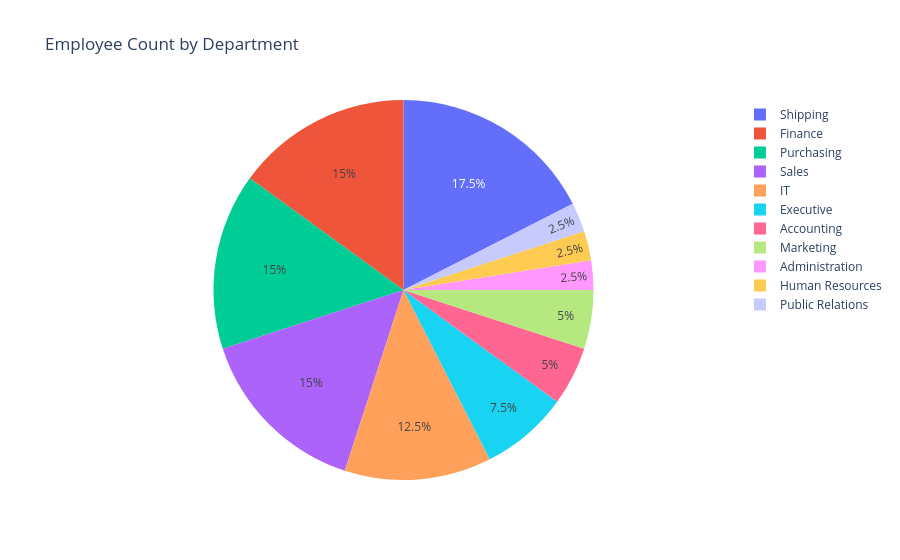

Write notebook code for a chart like this one.
### Code cell
fig = px.pie(
    df_employee_count.to_pandas(),
    names="department",
    values="employee_count",
    title="Employee Count by Department",
)
fig.show()

### Figure 1 — Plotly figure (JSON) as saved in the notebook; plotly's stock layout.template omitted (floating-point values rounded to 4 significant figures)
{"data": [{"domain": {"x": [0, 1], "y": [0, 1]}, "hovertemplate": "department=%{label}<br>employee_count=%{value}<extra></extra>", "labels": ["Shipping", "Finance", "Purchasing", "Sales", "IT", "Executive", "Accounting", "Marketing", "Administration", "Human Resources", "Public Relations"], "legendgroup": "", "name": "", "showlegend": true, "type": "pie", "values": [7, 6, 6, 6, 5, 3, 2, 2, 1, 1, 1]}], "layout": {"legend": {"tracegroupgap": 0}, "title": {"text": "Employee Count by Department"}}}
